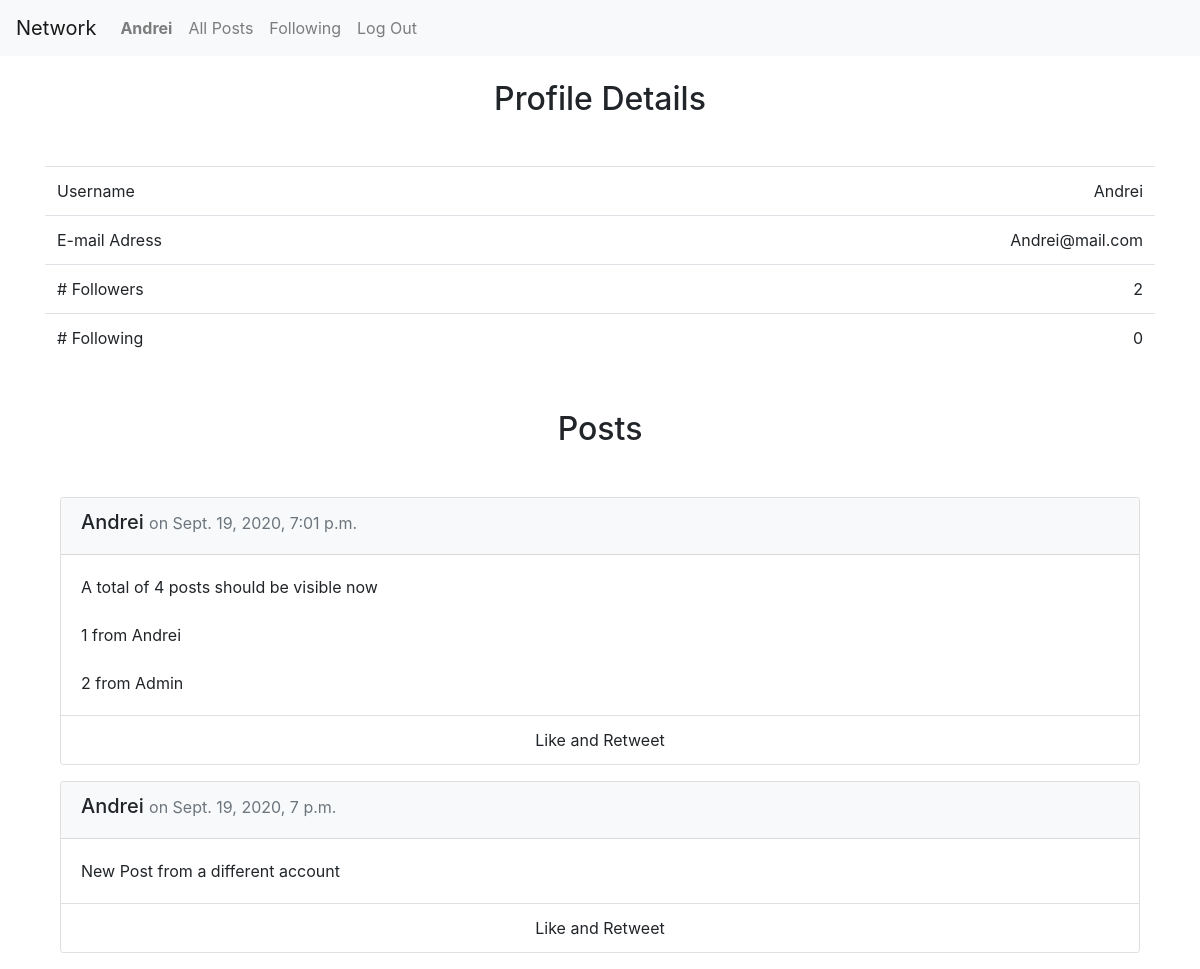
/profile/Andrei (signed in), run on an earlier commit of the app's database.
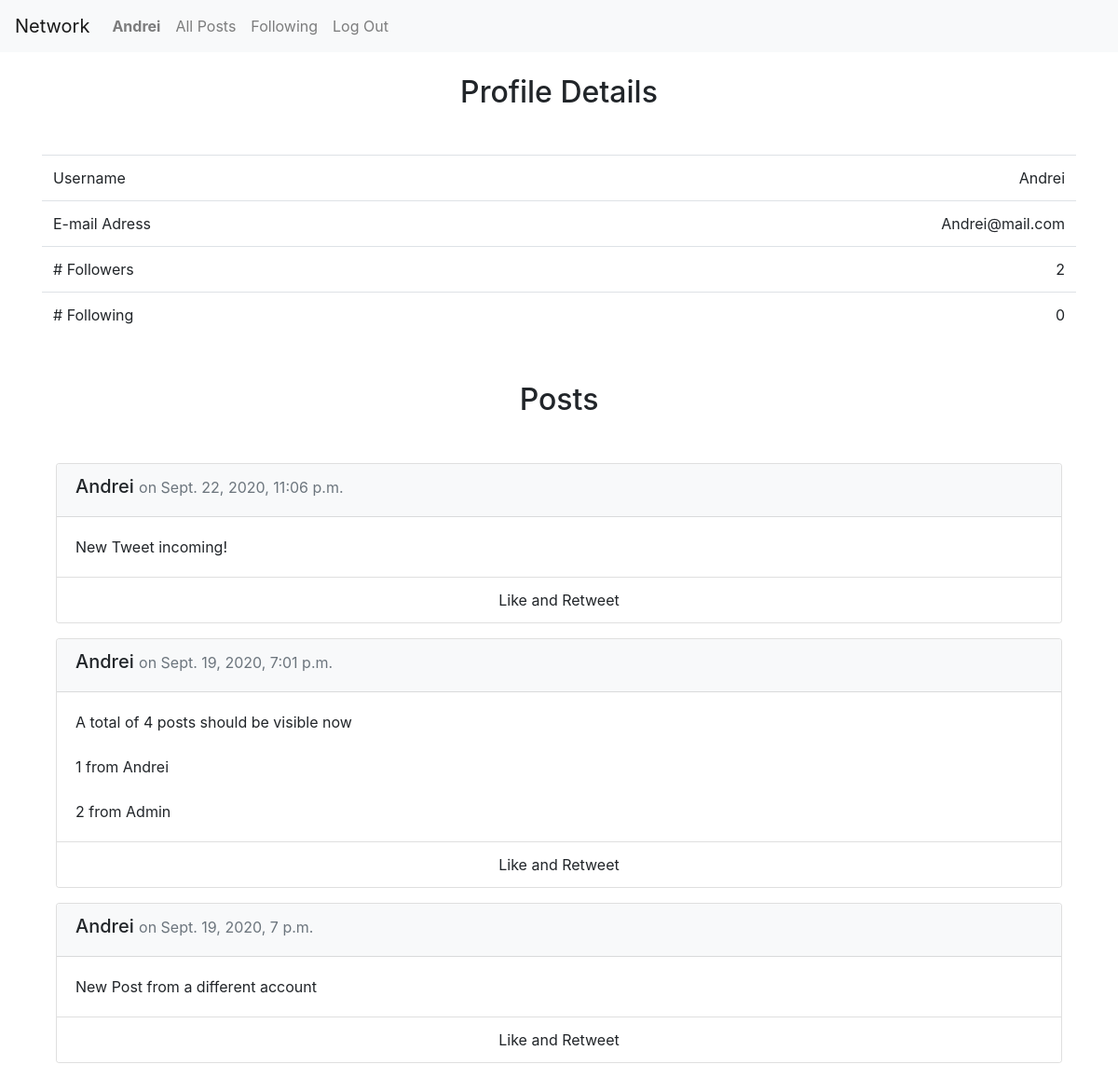
And on a later commit of the database.
### network/models.py (models this page shows, shortened)
class Post(models.Model):
    creator = models.ForeignKey(User, related_name="posts",
                on_delete=models.CASCADE)
    timestamp = models.DateTimeField(auto_now_add=True)
    content = models.CharField(max_length=10000)

class User(AbstractUser):
    likes = models.ManyToManyField("Post", blank=True,
            related_name="likes")
    follows = models.ManyToManyField("self", blank=True, symmetrical=False,
              related_name="followers", default=0)
    def __str__(self):
        return f"{self.username}"

### network/views.py (the view)
# urls.py: path("profile/<str:username>", views.profile, name="profile"),
def profile(request, username):
    user = User.objects.get(username=username)
    if request.user == user:
        showFollow = 0
    elif request.user.username in user.followers.all():
        showFollow = 1
    else:
        showFollow = 2
    content = getPaginator(request, user.posts.order_by("-timestamp"))
    content["profile"] = user
    content["showFollow"] = showFollow
    return render(request, "network/profile.html", content)

### network/utils.py (called while the page is built)
def getPaginator(request, data):
    p = Paginator(data, 10)
    page_number = request.GET.get("page", 1)
    page = p.get_page(page_number)
    if page.has_previous():
        previousURL = f"?page={page.previous_page_number()}"
    else:
        previousURL = ''
    if page.has_next():
        nextURL = f"?page={page.next_page_number()}"
    else:
        nextURL = ''
    content = {"page": page, "previousURL": previousURL, "nextURL": nextURL}
    return content

### network/templates/network/profile.html (shortened to what this page needs)
{% extends "network/layout.html" %}
{% block body %}
<div class="container">
    <h2 class="text-center mt-4">
        Profile Details
    </h2>
    <table class="table mt-5 mb-4 responsive">
        <tbody>
            <tr>
                <td> Username </td>
                <td class="text-right">{{ profile.username }}</td>
            </tr>
            <tr>
                <td>E-mail Adress</td>
                <td class="text-right">{{ profile.email }}</td>
            </tr>
            <tr>
                <td># Followers</td>
                <td class="text-right">{{ profile.followers.all | length }}</td>
            </tr>
            <tr>
                <td># Following</td>
                <td class="text-right">{{ profile.follows.all | length }}</td>
            </tr>
        </tbody>
    </table>
    <h2 class="text-center my-5">Posts</h2>
    <div class="container d-block mt-3">
        {% for post in page.object_list %}
        <div class="card my-3">
            <div class="card-header bg-light">
                <h5>{{ post.creator }}
                    <small class="text-muted"> on {{ post.timestamp }}</small>
                </h5>
            </div>
            <div class="card-body">
                <p class="card-text content">{{ post.content }}</p>
              </div>
            <div class="card-footer bg-white text-center">
                Like and Retweet
            </div>
          </div>
        {% endfor %}
    </div>
</div>
{% endblock %}

What changed in the data, as far as the page shows it:
added Post: creator "Andrei", timestamp "Sept. 22, 2020, 11:06 p.m.", content "New Tweet incoming!"
